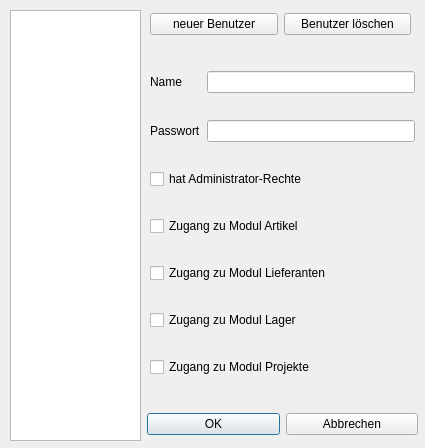
<?xml version="1.0" encoding="UTF-8"?>
<ui version="4.0">
 <class>Dialog_user</class>
 <widget class="QDialog" name="Dialog_user">
  <property name="geometry">
   <rect>
    <x>0</x>
    <y>0</y>
    <width>425</width>
    <height>448</height>
   </rect>
  </property>
  <property name="windowTitle">
   <string>Benutzer verwalten</string>
  </property>
  <property name="modal">
   <bool>true</bool>
  </property>
  <widget class="QListWidget" name="listWidget_names">
   <property name="geometry">
    <rect>
     <x>10</x>
     <y>10</y>
     <width>131</width>
     <height>431</height>
    </rect>
   </property>
  </widget>
  <widget class="QWidget" name="layoutWidget">
   <property name="geometry">
    <rect>
     <x>150</x>
     <y>50</y>
     <width>265</width>
     <height>351</height>
    </rect>
   </property>
   <layout class="QGridLayout" name="gridLayout">
    <item row="0" column="1">
     <widget class="QLineEdit" name="lineEdit_name"/>
    </item>
    <item row="3" column="0" colspan="2">
     <widget class="QCheckBox" name="checkBox_modul_artikel">
      <property name="text">
       <string>Zugang zu Modul Artikel</string>
      </property>
     </widget>
    </item>
    <item row="1" column="0">
     <widget class="QLabel" name="label">
      <property name="text">
       <string>Passwort</string>
      </property>
     </widget>
    </item>
    <item row="0" column="0">
     <widget class="QLabel" name="label_name">
      <property name="text">
       <string>Name</string>
      </property>
     </widget>
    </item>
    <item row="1" column="1">
     <widget class="QLineEdit" name="lineEdit_pwd"/>
    </item>
    <item row="2" column="0" colspan="2">
     <widget class="QCheckBox" name="checkBox_isadmin">
      <property name="text">
       <string>hat Administrator-Rechte</string>
      </property>
     </widget>
    </item>
    <item row="4" column="0" colspan="2">
     <widget class="QCheckBox" name="checkBox_modul_lieferanten">
      <property name="text">
       <string>Zugang zu Modul Lieferanten</string>
      </property>
     </widget>
    </item>
    <item row="5" column="0" colspan="2">
     <widget class="QCheckBox" name="checkBox_modul_lager">
      <property name="text">
       <string>Zugang zu Modul Lager</string>
      </property>
     </widget>
    </item>
    <item row="6" column="0" colspan="2">
     <widget class="QCheckBox" name="checkBox_modul_projekte">
      <property name="text">
       <string>Zugang zu Modul Projekte</string>
      </property>
     </widget>
    </item>
   </layout>
  </widget>
  <widget class="QWidget" name="layoutWidget">
   <property name="geometry">
    <rect>
     <x>147</x>
     <y>410</y>
     <width>271</width>
     <height>29</height>
    </rect>
   </property>
   <layout class="QHBoxLayout" name="horizontalLayout">
    <item>
     <widget class="QPushButton" name="pushButton_ok">
      <property name="text">
       <string>OK</string>
      </property>
     </widget>
    </item>
    <item>
     <widget class="QPushButton" name="pushButton_cancel">
      <property name="text">
       <string>Abbrechen</string>
      </property>
     </widget>
    </item>
   </layout>
  </widget>
  <widget class="QWidget" name="layoutWidget">
   <property name="geometry">
    <rect>
     <x>150</x>
     <y>10</y>
     <width>261</width>
     <height>29</height>
    </rect>
   </property>
   <layout class="QHBoxLayout" name="horizontalLayout_2">
    <item>
     <widget class="QPushButton" name="pushButton_newuser">
      <property name="text">
       <string>neuer Benutzer</string>
      </property>
     </widget>
    </item>
    <item>
     <widget class="QPushButton" name="pushButton_deleteuser">
      <property name="text">
       <string>Benutzer löschen</string>
      </property>
     </widget>
    </item>
   </layout>
  </widget>
 </widget>
 <tabstops>
  <tabstop>listWidget_names</tabstop>
  <tabstop>lineEdit_name</tabstop>
  <tabstop>lineEdit_pwd</tabstop>
  <tabstop>checkBox_isadmin</tabstop>
  <tabstop>checkBox_modul_artikel</tabstop>
  <tabstop>checkBox_modul_lieferanten</tabstop>
  <tabstop>checkBox_modul_lager</tabstop>
  <tabstop>checkBox_modul_projekte</tabstop>
  <tabstop>pushButton_ok</tabstop>
  <tabstop>pushButton_cancel</tabstop>
  <tabstop>pushButton_deleteuser</tabstop>
  <tabstop>pushButton_newuser</tabstop>
 </tabstops>
 <resources/>
 <connections/>
</ui>
